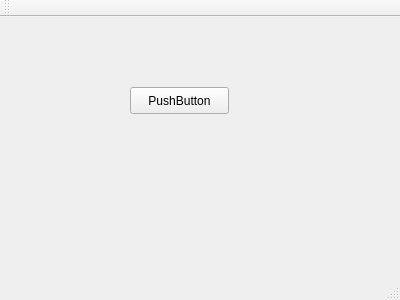
<?xml version="1.0" encoding="UTF-8"?>
<ui version="4.0">
 <class>MainWindow</class>
 <widget class="QMainWindow" name="MainWindow">
  <property name="geometry">
   <rect>
    <x>0</x>
    <y>0</y>
    <width>400</width>
    <height>300</height>
   </rect>
  </property>
  <property name="windowTitle">
   <string>MainWindow</string>
  </property>
  <widget class="QWidget" name="centralWidget">
   <widget class="QPushButton" name="pushButton">
    <property name="geometry">
     <rect>
      <x>130</x>
      <y>70</y>
      <width>99</width>
      <height>27</height>
     </rect>
    </property>
    <property name="text">
     <string>PushButton</string>
    </property>
   </widget>
  </widget>
  <widget class="QMenuBar" name="menuBar">
   <property name="geometry">
    <rect>
     <x>0</x>
     <y>0</y>
     <width>400</width>
     <height>25</height>
    </rect>
   </property>
  </widget>
  <widget class="QToolBar" name="mainToolBar">
   <attribute name="toolBarArea">
    <enum>TopToolBarArea</enum>
   </attribute>
   <attribute name="toolBarBreak">
    <bool>false</bool>
   </attribute>
  </widget>
  <widget class="QStatusBar" name="statusBar"/>
 </widget>
 <layoutdefault spacing="6" margin="11"/>
 <resources/>
 <connections/>
</ui>
